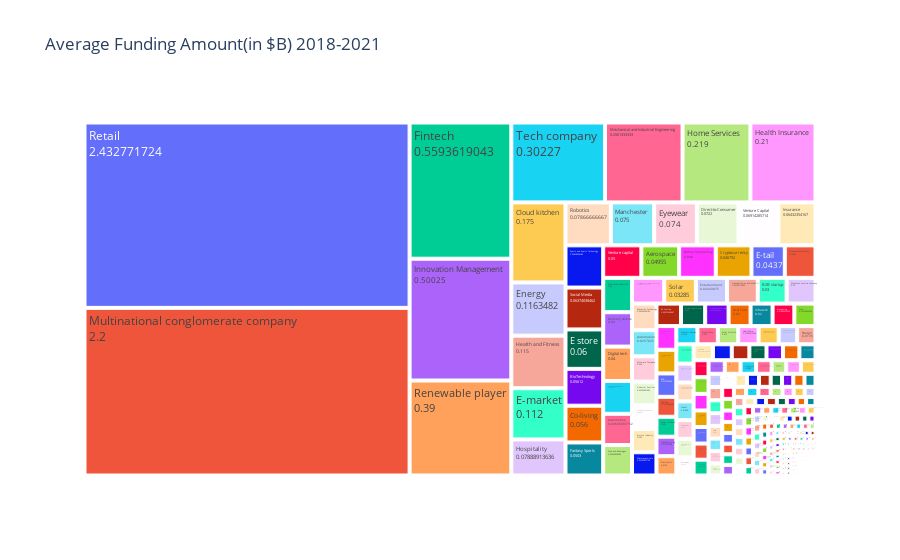

The notebook cell this image was saved under:
### Markdown cell above
### **Observations**
- Fintech and retail sectors stand out as the most attractive for investors.
- The two sectors have received the most funding over the year
- These sectors have received significant funding, making them key players in the startup investment landscape.

### Code cell
# Finding the most funded sectors_funding
avg_sectors_funding = df.groupby('sector')['amount'].mean().reset_index()

# Convert the amount to billion dollars
avg_sectors_funding['amount_in_billion'] = avg_sectors_funding['amount'] / 1e9

# Create a treemap
fig = px.treemap(avg_sectors_funding, 
                 path=['sector'], 
                 values='amount_in_billion',
                 title='Average Funding Amount(in $B)\n2018-2021',
                 labels={'amount_in_billion': 'Amount in Billion $'})
fig.update_traces(textinfo='label+value')
fig.show()

### Figure 1 — Plotly figure (JSON) as saved in the notebook; plotly's stock layout.template omitted (floating-point values rounded to 4 significant figures; data arrays with more than 128 entries replaced by an {"elided": "..."} marker saying what was removed)
{"data": [{"branchvalues": "total", "domain": {"x": [0, 1], "y": [0, 1]}, "hovertemplate": "labels=%{label}<br>Amount in Billion $=%{value}<br>parent=%{parent}<br>id=%{id}<extra></extra>", "ids": {"elided": "352 str values"}, "labels": {"elided": "352 str values"}, "name": "", "parents": {"elided": "352 str values"}, "textinfo": "label+value", "type": "treemap", "values": {"elided": "352 float values"}}], "layout": {"legend": {"tracegroupgap": 0}, "title": {"text": "Average Funding Amount(in $B)\n2018-2021"}}}
